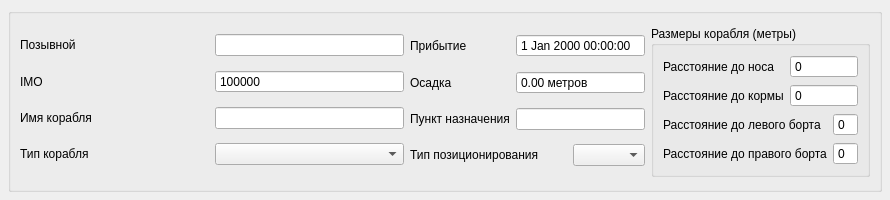
<?xml version="1.0" encoding="UTF-8"?>
<ui version="4.0">
 <class>Type5Simulator</class>
 <widget class="QWidget" name="Type5Simulator">
  <property name="geometry">
   <rect>
    <x>0</x>
    <y>0</y>
    <width>890</width>
    <height>200</height>
   </rect>
  </property>
  <property name="windowTitle">
   <string>Type5Simulator</string>
  </property>
  <layout class="QGridLayout" name="gridLayout_5">
   <property name="leftMargin">
    <number>8</number>
   </property>
   <property name="topMargin">
    <number>8</number>
   </property>
   <property name="rightMargin">
    <number>8</number>
   </property>
   <property name="bottomMargin">
    <number>8</number>
   </property>
   <item row="0" column="0">
    <widget class="QGroupBox" name="groupBox_2">
     <property name="title">
      <string/>
     </property>
     <layout class="QGridLayout" name="gridLayout_4" columnstretch="1,0,0">
      <item row="0" column="2">
       <widget class="QGroupBox" name="groupBox">
        <property name="title">
         <string>Размеры корабля (метры)</string>
        </property>
        <layout class="QGridLayout" name="gridLayout">
         <item row="0" column="0">
          <layout class="QFormLayout" name="formLayout">
           <item row="0" column="0">
            <widget class="QLabel" name="label_2">
             <property name="text">
              <string>Расстояние до носа </string>
             </property>
            </widget>
           </item>
           <item row="0" column="1">
            <widget class="QSpinBox" name="spinBox_bow">
             <property name="sizePolicy">
              <sizepolicy hsizetype="Preferred" vsizetype="Fixed">
               <horstretch>0</horstretch>
               <verstretch>0</verstretch>
              </sizepolicy>
             </property>
             <property name="buttonSymbols">
              <enum>QAbstractSpinBox::NoButtons</enum>
             </property>
             <property name="maximum">
              <number>99</number>
             </property>
            </widget>
           </item>
           <item row="1" column="0">
            <widget class="QLabel" name="label_5">
             <property name="text">
              <string>Расстояние до кормы</string>
             </property>
            </widget>
           </item>
           <item row="1" column="1">
            <widget class="QSpinBox" name="spinBox_stern">
             <property name="sizePolicy">
              <sizepolicy hsizetype="Preferred" vsizetype="Fixed">
               <horstretch>0</horstretch>
               <verstretch>0</verstretch>
              </sizepolicy>
             </property>
             <property name="buttonSymbols">
              <enum>QAbstractSpinBox::NoButtons</enum>
             </property>
             <property name="maximum">
              <number>99</number>
             </property>
            </widget>
           </item>
          </layout>
         </item>
         <item row="1" column="0">
          <layout class="QFormLayout" name="formLayout_2">
           <item row="0" column="0">
            <widget class="QLabel" name="label_7">
             <property name="text">
              <string>Расстояние до левого борта</string>
             </property>
            </widget>
           </item>
           <item row="0" column="1">
            <widget class="QSpinBox" name="spinBox_port">
             <property name="sizePolicy">
              <sizepolicy hsizetype="Preferred" vsizetype="Fixed">
               <horstretch>0</horstretch>
               <verstretch>0</verstretch>
              </sizepolicy>
             </property>
             <property name="buttonSymbols">
              <enum>QAbstractSpinBox::NoButtons</enum>
             </property>
             <property name="maximum">
              <number>99</number>
             </property>
            </widget>
           </item>
           <item row="1" column="0">
            <widget class="QLabel" name="label_6">
             <property name="text">
              <string>Расстояние до правого борта</string>
             </property>
            </widget>
           </item>
           <item row="1" column="1">
            <widget class="QSpinBox" name="spinBox_starboard">
             <property name="sizePolicy">
              <sizepolicy hsizetype="Preferred" vsizetype="Fixed">
               <horstretch>0</horstretch>
               <verstretch>0</verstretch>
              </sizepolicy>
             </property>
             <property name="buttonSymbols">
              <enum>QAbstractSpinBox::NoButtons</enum>
             </property>
             <property name="maximum">
              <number>99</number>
             </property>
            </widget>
           </item>
          </layout>
         </item>
        </layout>
       </widget>
      </item>
      <item row="0" column="0">
       <layout class="QGridLayout" name="gridLayout_2">
        <item row="0" column="0">
         <widget class="QLabel" name="label">
          <property name="text">
           <string>Позывной</string>
          </property>
         </widget>
        </item>
        <item row="0" column="1">
         <widget class="QLineEdit" name="lineEdit_CallSign">
          <property name="sizePolicy">
           <sizepolicy hsizetype="Preferred" vsizetype="Maximum">
            <horstretch>0</horstretch>
            <verstretch>0</verstretch>
           </sizepolicy>
          </property>
         </widget>
        </item>
        <item row="1" column="0">
         <widget class="QLabel" name="label_8">
          <property name="text">
           <string>IMO</string>
          </property>
         </widget>
        </item>
        <item row="1" column="1">
         <widget class="QSpinBox" name="spinBox_IMO">
          <property name="sizePolicy">
           <sizepolicy hsizetype="Preferred" vsizetype="Maximum">
            <horstretch>0</horstretch>
            <verstretch>0</verstretch>
           </sizepolicy>
          </property>
          <property name="buttonSymbols">
           <enum>QAbstractSpinBox::NoButtons</enum>
          </property>
          <property name="minimum">
           <number>1000000</number>
          </property>
          <property name="maximum">
           <number>9999999</number>
          </property>
         </widget>
        </item>
        <item row="2" column="0">
         <widget class="QLabel" name="label_3">
          <property name="text">
           <string>Имя корабля</string>
          </property>
         </widget>
        </item>
        <item row="2" column="1">
         <widget class="QLineEdit" name="lineEdit_VesselName">
          <property name="sizePolicy">
           <sizepolicy hsizetype="Preferred" vsizetype="Maximum">
            <horstretch>0</horstretch>
            <verstretch>0</verstretch>
           </sizepolicy>
          </property>
         </widget>
        </item>
        <item row="3" column="0">
         <widget class="QLabel" name="label_4">
          <property name="text">
           <string>Тип корабля</string>
          </property>
         </widget>
        </item>
        <item row="3" column="1">
         <widget class="QComboBox" name="comboBox_ShipType">
          <property name="sizePolicy">
           <sizepolicy hsizetype="Preferred" vsizetype="Maximum">
            <horstretch>0</horstretch>
            <verstretch>0</verstretch>
           </sizepolicy>
          </property>
          <property name="sizeAdjustPolicy">
           <enum>QComboBox::AdjustToContents</enum>
          </property>
         </widget>
        </item>
       </layout>
      </item>
      <item row="0" column="1">
       <layout class="QGridLayout" name="gridLayout_3">
        <item row="3" column="0" colspan="2">
         <widget class="QLabel" name="label_12">
          <property name="sizePolicy">
           <sizepolicy hsizetype="Maximum" vsizetype="Preferred">
            <horstretch>0</horstretch>
            <verstretch>0</verstretch>
           </sizepolicy>
          </property>
          <property name="text">
           <string>Тип позиционирования</string>
          </property>
         </widget>
        </item>
        <item row="2" column="0">
         <widget class="QLabel" name="label_11">
          <property name="text">
           <string>Пункт назначения</string>
          </property>
         </widget>
        </item>
        <item row="2" column="1" colspan="2">
         <widget class="QLineEdit" name="lineEdit_Destination">
          <property name="sizePolicy">
           <sizepolicy hsizetype="Preferred" vsizetype="Fixed">
            <horstretch>0</horstretch>
            <verstretch>0</verstretch>
           </sizepolicy>
          </property>
         </widget>
        </item>
        <item row="1" column="0">
         <widget class="QLabel" name="label_10">
          <property name="text">
           <string>Осадка</string>
          </property>
         </widget>
        </item>
        <item row="0" column="1" colspan="2">
         <widget class="QDateTimeEdit" name="dateTimeEdit_ETA">
          <property name="sizePolicy">
           <sizepolicy hsizetype="Preferred" vsizetype="Fixed">
            <horstretch>0</horstretch>
            <verstretch>0</verstretch>
           </sizepolicy>
          </property>
          <property name="buttonSymbols">
           <enum>QAbstractSpinBox::NoButtons</enum>
          </property>
         </widget>
        </item>
        <item row="0" column="0">
         <widget class="QLabel" name="label_9">
          <property name="text">
           <string>Прибытие</string>
          </property>
         </widget>
        </item>
        <item row="3" column="2">
         <widget class="QComboBox" name="comboBox_PosType"/>
        </item>
        <item row="1" column="1" colspan="2">
         <widget class="QDoubleSpinBox" name="doubleSpinBox_Draught">
          <property name="sizePolicy">
           <sizepolicy hsizetype="Preferred" vsizetype="Fixed">
            <horstretch>0</horstretch>
            <verstretch>0</verstretch>
           </sizepolicy>
          </property>
          <property name="buttonSymbols">
           <enum>QAbstractSpinBox::NoButtons</enum>
          </property>
          <property name="suffix">
           <string> метров</string>
          </property>
         </widget>
        </item>
       </layout>
      </item>
     </layout>
    </widget>
   </item>
  </layout>
 </widget>
 <resources/>
 <connections/>
</ui>
